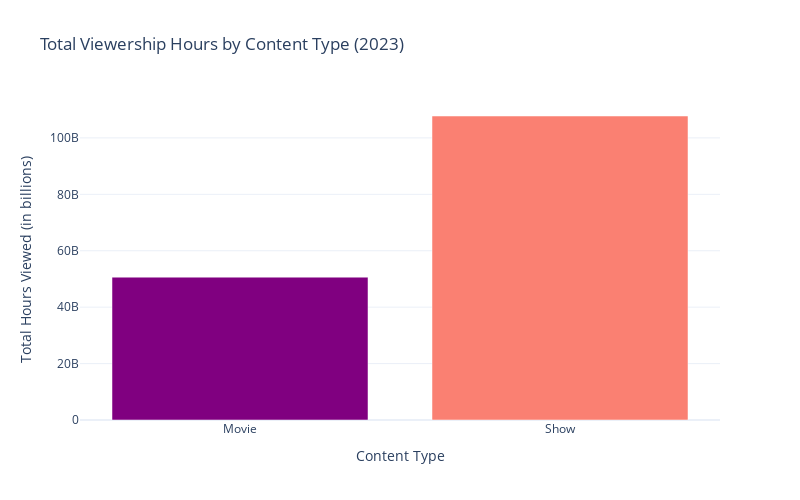

The notebook cell saved with this chart:
### Code cell
#The visualization indicates that shows dominate the total viewership hours on Netflix in 2023 compared to movies. This suggests that Netflix’s content strategy leans heavily toward shows, as they tend to attract more watch hours overall.

# aggregate viewership hours by content type
content_type_viewership = netflix_data.groupby('Content Type')['Hours Viewed'].sum()

fig = go.Figure(data=[
    go.Bar(
        x=content_type_viewership.index,
        y=content_type_viewership.values,
        marker_color=['purple', 'salmon']
    )
])

fig.update_layout(
    title='Total Viewership Hours by Content Type (2023)',
    xaxis_title='Content Type',
    yaxis_title='Total Hours Viewed (in billions)',
    xaxis_tickangle=0,
    height=500,
    width=800
)

fig.show()

### Figure 1 — Plotly figure (JSON) as saved in the notebook; plotly's stock layout.template omitted (floating-point values rounded to 4 significant figures)
{"data": [{"marker": {"color": ["purple", "salmon"]}, "type": "bar", "x": ["Movie", "Show"], "y": [50637800000, 107764100000]}], "layout": {"height": 500, "title": {"text": "Total Viewership Hours by Content Type (2023)"}, "width": 800, "xaxis": {"autorange": true, "range": [-0.5, 1.5], "tickangle": 0, "title": {"text": "Content Type"}, "type": "category"}, "yaxis": {"autorange": true, "range": [0, 113400000000.0], "title": {"text": "Total Hours Viewed (in billions)"}, "type": "linear"}}}
